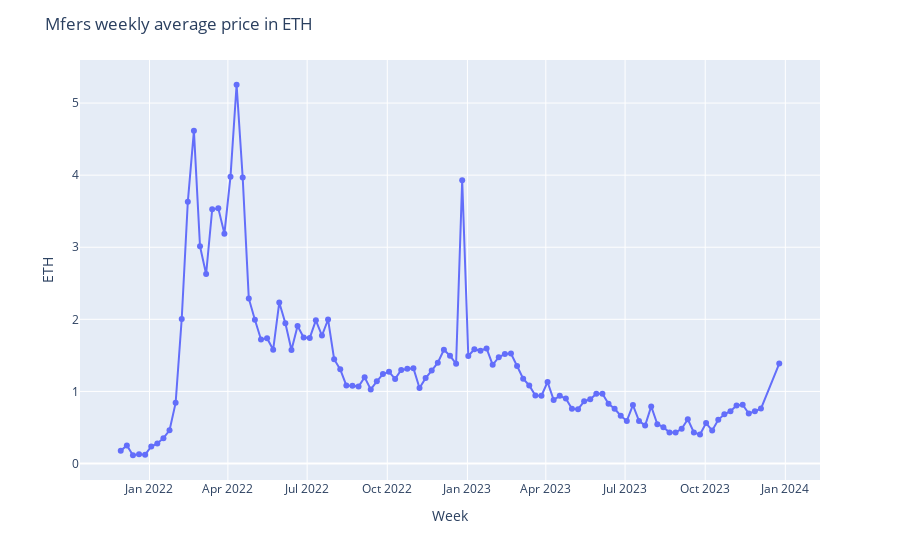

The cell this chart's notebook holds for it:
### Code cell
linechart['week_yr'] = linechart['week_yr'].astype(str)
fig = px.line(linechart, x="week_yr", y="price.amount.decimal", markers= True)
#fig = px.line(linechart, x="month", y="price.amount.usd", text = 'month')
fig.update_traces(textposition="bottom right")
fig.update_layout(title='Mfers weekly average price in ETH',
                   xaxis_title='Week',
                   yaxis_title='ETH')
fig.show()
